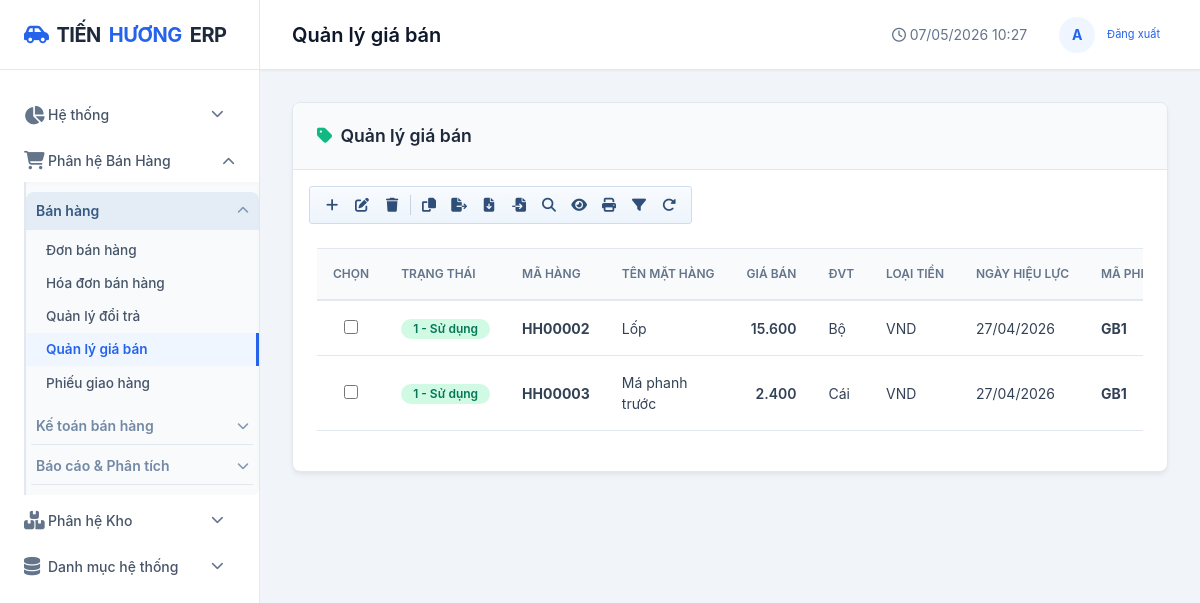
The app's page /ban-hang/gia-ban/, older data.
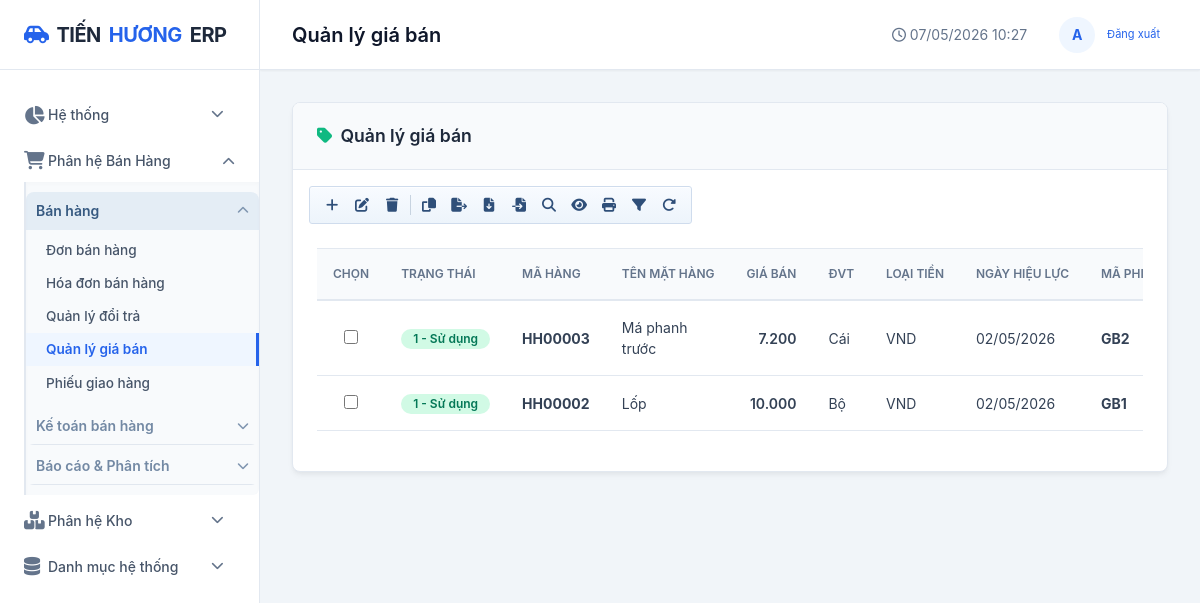
The same page, newer data.
### apps/danh_muc/models.py (models this page shows, shortened)
class HangHoa(models.Model):
    TRANG_THAI = [
        ("dang_ban", "Đang bán"),
        ("ngung_ban", "Ngừng bán"),
    ]
    LOAI_O = [
        ("nho", "Nhỏ"),
        ("vua", "Vừa"),
        ("lon", "Lớn"),
        ("nang", "Nặng"),
        ("cong_kenh", "Cồng kềnh"),
    ]
    LOAI_LUU_TRU = [
        ("cai", "Cái"),
        ("hop", "Hộp"),
        ("khay", "Khay"),
        ("thung", "Thùng"),
        ("kien", "Kiện"),
        ("pack", "Pack"),
    ]
    ma_hang = models.CharField(max_length=20, unique=True, verbose_name="Mã hàng")
    ten_hang = models.CharField(max_length=200, verbose_name="Tên hàng hóa")
    xe_tuong_thich = models.CharField(max_length=500, blank=True, verbose_name="Xe tương thích")
    ton_toi_thieu = models.IntegerField(default=0, verbose_name="Tồn tối thiểu")
    ton_toi_da = models.IntegerField(default=0, verbose_name="Tồn tối đa")
    dai_cm = models.DecimalField(max_digits=10, decimal_places=2, default=0, verbose_name="Dài (cm)")
    rong_cm = models.DecimalField(max_digits=10, decimal_places=2, default=0, verbose_name="Rộng (cm)")
    cao_cm = models.DecimalField(max_digits=10, decimal_places=2, default=0, verbose_name="Cao (cm)")
    khoi_luong_kg = models.DecimalField(max_digits=10, decimal_places=3, default=0, verbose_name="Khối lượng (kg)")
    muc_chiem_cho = models.PositiveSmallIntegerField(
        default=1,
        validators=[MinValueValidator(1), MaxValueValidator(50)],
        verbose_name="Mức chiếm chỗ (1-50)",
    )
    loai_o_phu_hop = models.CharField(max_length=20, choices=LOAI_O, default="vua", verbose_name="Loại ô phù hợp")
    loai_luu_tru = models.CharField(max_length=20, choices=LOAI_LUU_TRU, default="cai", verbose_name="Loại lưu trữ")
    co_the_xep_chong = models.BooleanField(default=True, verbose_name="Có thể xếp chồng")
    so_luong_toi_da_moi_o = models.IntegerField(default=10, verbose_name="Số lượng tối đa mỗi ô")
    nha_cung_cap = models.ForeignKey(
        NhaCungCap,
        on_delete=models.SET_NULL,
        null=True,
        blank=True,
        verbose_name="Nhà cung cấp chính",
    )
    quy_cach_dong_goi = models.CharField(max_length=120, blank=True, verbose_name="Quy cách đóng gói")
    trang_thai = models.CharField(max_length=20, choices=TRANG_THAI, default="dang_ban", verbose_name="Trạng thái")
    ghi_chu = models.TextField(blank=True, verbose_name="Ghi chú")
    ngay_tao = models.DateTimeField(auto_now_add=True)
    nhom_hang = models.ForeignKey(NhomHang, on_delete=models.SET_NULL, null=True, blank=True, verbose_name="Nhóm hàng")
    thuong_hieu = models.ForeignKey(ThuongHieu, on_delete=models.SET_NULL, null=True, blank=True, verbose_name="Thương hiệu")
    don_vi_tinh = models.ForeignKey(DonViTinh, on_delete=models.SET_NULL, null=True, blank=True, verbose_name="Đơn vị tính")
    class Meta:
        db_table = "core_hanghoa"
        verbose_name = "Hàng hóa"
        verbose_name_plural = "Danh sách hàng hóa"
        ordering = ["ma_hang"]
        constraints = [
            models.CheckConstraint(
                name="hanghoa_muc_chiem_cho_1_50",
                condition=models.Q(muc_chiem_cho__gte=1, muc_chiem_cho__lte=50),
            ),
        ]

class DonViTinh(models.Model):
    ten = models.CharField(max_length=50, unique=True, verbose_name="Đơn vị tính")
    class Meta:
        db_table = "core_donvitinh"
        verbose_name = "Đơn vị tính"

### apps/ban_hang/models.py (models this page shows, shortened)
class PhieuGiaBan_CT(models.Model):
    phieu = models.ForeignKey(PhieuGiaBan, on_delete=models.CASCADE, related_name='chi_tiet', verbose_name='Phiếu giá bán')
    hang_hoa = models.ForeignKey(HangHoa, on_delete=models.PROTECT, verbose_name='Mặt hàng')
    gia_von = models.DecimalField(max_digits=18, decimal_places=0, default=0, verbose_name='Giá vốn')
    gia_ban_chuan = models.DecimalField(max_digits=18, decimal_places=0, default=0, verbose_name='Giá bán chuẩn')
    class Meta:
        db_table = 'ban_hang_phieu_gia_ban_ct'
        verbose_name = 'Chi tiết phiếu giá bán'
        unique_together = ['phieu', 'hang_hoa']

class PhieuGiaBan(models.Model):
    TRANG_THAI_DUYET = [
        ('0', 'Không sử dụng'),
        ('1', 'Sử dụng'),
    ]
    LOAI_TIEN_TE = [
        ('VND', 'VND'),
        ('USD', 'USD'),
    ]
    ma_phieu = models.CharField(max_length=30, unique=True, verbose_name='Mã phiếu giá bán')
    ngay_lap = models.DateField(default=datetime.date.today, verbose_name='Ngày lập')
    ngay_hieu_luc = models.DateField(verbose_name='Ngày hiệu lực')
    nguoi_lap = models.ForeignKey(User, on_delete=models.SET_NULL, null=True, related_name='phieu_gia_ban_lap', verbose_name='Người lập')
    nhom_hang = models.ForeignKey(NhomHang, on_delete=models.PROTECT, verbose_name='Nhóm hàng')
    bien_do_loi_nhuan = models.DecimalField(max_digits=5, decimal_places=2, default=10, verbose_name='Biên độ lợi nhuận (%)')
    loai_tien_te = models.CharField(max_length=10, choices=LOAI_TIEN_TE, default='VND', verbose_name='Loại tiền tệ')
    trang_thai_duyet = models.CharField(max_length=20, choices=TRANG_THAI_DUYET, default='1', verbose_name='Trạng thái')
    ghi_chu = models.TextField(blank=True, verbose_name='Ghi chú')
    ngay_tao = models.DateTimeField(auto_now_add=True, verbose_name='Ngày tạo')
    ngay_cap_nhat = models.DateTimeField(auto_now=True, verbose_name='Ngày cập nhật')
    class Meta:
        db_table = 'ban_hang_phieu_gia_ban'
        verbose_name = 'Phiếu giá bán'
        ordering = ['-ngay_lap', '-ngay_tao']

### apps/ban_hang/views.py (the view, shortened to what this page needs)
# urls.py: path('gia-ban/', views.gia_ban_list, name='gia_ban_list'),
def gia_ban_list(request):
    q = request.GET.get('q', '').strip()
    trang_thai = request.GET.get('trang_thai', '').strip()
    items = PhieuGiaBan.objects.select_related('nhom_hang', 'nguoi_lap').prefetch_related('chi_tiet__hang_hoa__don_vi_tinh')
    if trang_thai:
        items = items.filter(trang_thai_duyet=trang_thai)
    rows = []
    for phieu in items.order_by('-ngay_lap', '-ngay_tao'):
        for ct in phieu.chi_tiet.all():
            rows.append({
                'phieu_id': phieu.pk,
                'phieu__trang_thai_duyet': phieu.trang_thai_duyet,
                'phieu__ma_phieu': phieu.ma_phieu,
                'phieu__ngay_hieu_luc': phieu.ngay_hieu_luc,
                'phieu__loai_tien_te': phieu.loai_tien_te,
                'hang_hoa__ma_hang': ct.hang_hoa.ma_hang,
                'hang_hoa__ten_hang': ct.hang_hoa.ten_hang,
                'hang_hoa__don_vi_tinh__ten': ct.hang_hoa.don_vi_tinh.ten if ct.hang_hoa.don_vi_tinh else '',
                'gia_ban_chuan': ct.gia_ban_chuan,
            })
    return render(request, 'ban_hang/gia_ban_list.html', {
        'rows': rows,
        'q': q,
        'trang_thai': trang_thai,
        'page_title': 'Quản lý giá bán',
        'active_menu': 'gia_ban',
    })

### apps/ban_hang/templatetags/money_filters.py (called while the page is built)
def _to_decimal(value):
    if value in (None, ''):
        return Decimal('0')
    if isinstance(value, Decimal):
        return value
    try:
        return Decimal(str(value).replace(',', '').strip())
    except (InvalidOperation, AttributeError, ValueError):
        return Decimal('0')

@register.filter(name='vnd')
def vnd(value):
    amount = int(_to_decimal(value).quantize(Decimal('1')))
    return f'{amount:,}'.replace(',', '.')

### templates/ban_hang/gia_ban_list.html (shortened to what the changed rows need)
{% extends 'base.html' %}
{% load humanize %}
{% load money_filters %}
{% block content %}
<div class="card">
    <div class="card-body">
        <div class="table-responsive">
            <table class="table">
                <thead>
                    <tr>
                        <th style="width:42px;">Chọn</th>
                        <th>Trạng thái</th>
                        <th>Mã hàng</th>
                        <th>Tên mặt hàng</th>
                        <th class="text-right">Giá bán</th>
                        <th>ĐVT</th>
                        <th>Loại tiền</th>
                        <th>Ngày hiệu lực</th>
                        <th>Mã phiếu</th>
                    </tr>
                </thead>
                <tbody>
                    {% if rows %}
                        {% for ct in rows %}
                        <tr>
                            <td class="text-center">
                                <input type="checkbox" name="selected_gia" class="erp-row-select"
                                    value="{{ ct.phieu_id }}"
                                    data-detail-url="{% url 'gia_ban_detail' ct.phieu_id %}"
                                    data-edit-url="{% url 'gia_ban_sua' ct.phieu_id %}"
                                    data-delete-url="{% url 'gia_ban_xoa' ct.phieu_id %}"
                                    data-copy-url="{% url 'gia_ban_copy' ct.phieu_id %}"
                                    data-state="{{ ct.phieu__trang_thai_duyet }}">
                            </td>
                            <td>
                                {% if ct.phieu__trang_thai_duyet == '1' or ct.phieu__trang_thai_duyet == 'da_duyet' or ct.phieu__trang_thai_duyet == 'cho_duyet' %}
                                    <span class="badge badge-success">1 - Sử dụng</span>
                                {% elif ct.phieu__trang_thai_duyet == '0' or ct.phieu__trang_thai_duyet == 'tu_choi' %}
                                    <span class="badge badge-secondary">0 - Không sử dụng</span>
                                {% endif %}
                            </td>
                            <td><strong>{{ ct.hang_hoa__ma_hang }}</strong></td>
                            <td>{{ ct.hang_hoa__ten_hang }}</td>
                            <td class="text-right fw-semibold">{{ ct.gia_ban_chuan|floatformat:0|vnd }}</td>
                            <td>{{ ct.hang_hoa__don_vi_tinh__ten }}</td>
                            <td>{{ ct.phieu__loai_tien_te }}</td>
                            <td>{% if ct.phieu__ngay_hieu_luc %}{{ ct.phieu__ngay_hieu_luc|date:'d/m/Y' }}{% endif %}</td>
                            <td><strong>{{ ct.phieu__ma_phieu }}</strong></td>
                        </tr>
                        {% endfor %}
                    {% else %}
                    <tr>
                        <td colspan="9" class="text-center text-muted">Chưa có dữ liệu giá bán.</td>
                    </tr>
                    {% endif %}
                </tbody>
            </table>
        </div>
    </div>
</div>
{% endblock %}

Row changes from the older to the newer data that the page shows:
removed PhieuGiaBan_CT: gia_ban_chuan|vnd "15.600"
removed PhieuGiaBan: phieu__loai_tien_te "VND" "VND", phieu__ngay_hieu_luc "27/04/2026" "27/04/2026", phieu__ma_phieu "GB1" "GB1"
removed PhieuGiaBan_CT: gia_ban_chuan|vnd "2.400"
added PhieuGiaBan_CT: gia_ban_chuan|vnd "7.200"
added PhieuGiaBan: phieu__loai_tien_te "VND", phieu__ngay_hieu_luc "02/05/2026", phieu__ma_phieu "GB2"
added PhieuGiaBan_CT: gia_ban_chuan|vnd "10.000"
added PhieuGiaBan: phieu__loai_tien_te "VND", phieu__ngay_hieu_luc "02/05/2026", phieu__ma_phieu "GB1"
Text that changed along with them:
new list line: "☐ 1 - Sử dụng"
new list line: "HH00003 Má phanh trước"
new list line: "Cái"
new list line: "HH00002 Lốp"
new list line: "Bộ"
list line gone: "☐ 1 - Sử dụng"
list line gone: "HH00002 Lốp"
list line gone: "Bộ"
list line gone: "HH00003 Má phanh trước"
list line gone: "Cái"
